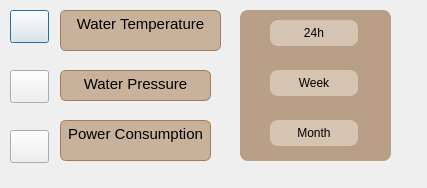
<?xml version="1.0" encoding="UTF-8"?>
<ui version="4.0">
 <class>SensorAnalyticsDialog</class>
 <widget class="QDialog" name="SensorAnalyticsDialog">
  <property name="geometry">
   <rect>
    <x>0</x>
    <y>0</y>
    <width>427</width>
    <height>188</height>
   </rect>
  </property>
  <property name="windowTitle">
   <string>Dialog</string>
  </property>
  <widget class="QPushButton" name="btnWaterTemp">
   <property name="geometry">
    <rect>
     <x>10</x>
     <y>10</y>
     <width>39</width>
     <height>33</height>
    </rect>
   </property>
   <property name="maximumSize">
    <size>
     <width>50</width>
     <height>40</height>
    </size>
   </property>
   <property name="text">
    <string/>
   </property>
   <property name="icon">
    <iconset>
     <normaloff>:/icons/Downloads/thermometer.svg</normaloff>:/icons/Downloads/thermometer.svg</iconset>
   </property>
   <property name="iconSize">
    <size>
     <width>27</width>
     <height>27</height>
    </size>
   </property>
  </widget>
  <widget class="QPushButton" name="btnWaterPressure">
   <property name="geometry">
    <rect>
     <x>10</x>
     <y>70</y>
     <width>39</width>
     <height>33</height>
    </rect>
   </property>
   <property name="maximumSize">
    <size>
     <width>50</width>
     <height>40</height>
    </size>
   </property>
   <property name="text">
    <string/>
   </property>
   <property name="icon">
    <iconset>
     <normaloff>:/icons/Downloads/droplet.svg</normaloff>:/icons/Downloads/droplet.svg</iconset>
   </property>
   <property name="iconSize">
    <size>
     <width>27</width>
     <height>27</height>
    </size>
   </property>
  </widget>
  <widget class="QPushButton" name="btnPowerConsumption">
   <property name="geometry">
    <rect>
     <x>10</x>
     <y>130</y>
     <width>39</width>
     <height>33</height>
    </rect>
   </property>
   <property name="maximumSize">
    <size>
     <width>50</width>
     <height>40</height>
    </size>
   </property>
   <property name="text">
    <string/>
   </property>
   <property name="icon">
    <iconset>
     <normaloff>:/icons/Downloads/battery-charging(1).svg</normaloff>:/icons/Downloads/battery-charging(1).svg</iconset>
   </property>
   <property name="iconSize">
    <size>
     <width>27</width>
     <height>27</height>
    </size>
   </property>
  </widget>
  <widget class="QTextEdit" name="textEdit">
   <property name="geometry">
    <rect>
     <x>60</x>
     <y>10</y>
     <width>161</width>
     <height>41</height>
    </rect>
   </property>
   <property name="styleSheet">
    <string notr="true">background-color: #C8B29C;
color: #000000;
border: 1px solid #A67B5B;
border-radius: 6px;
</string>
   </property>
   <property name="html">
    <string>&lt;!DOCTYPE HTML PUBLIC &quot;-//W3C//DTD HTML 4.0//EN&quot; &quot;http://www.w3.org/TR/REC-html40/strict.dtd&quot;&gt;
&lt;html&gt;&lt;head&gt;&lt;meta name=&quot;qrichtext&quot; content=&quot;1&quot; /&gt;&lt;meta charset=&quot;utf-8&quot; /&gt;&lt;style type=&quot;text/css&quot;&gt;
p, li { white-space: pre-wrap; }
hr { height: 1px; border-width: 0; }
li.unchecked::marker { content: &quot;\2610&quot;; }
li.checked::marker { content: &quot;\2612&quot;; }
&lt;/style&gt;&lt;/head&gt;&lt;body style=&quot; font-family:'Sans'; font-size:10pt; font-weight:400; font-style:normal;&quot;&gt;
&lt;p align=&quot;center&quot; style=&quot; margin-top:0px; margin-bottom:0px; margin-left:0px; margin-right:0px; -qt-block-indent:0; text-indent:0px;&quot;&gt;&lt;span style=&quot; font-family:'Ubuntu Sans'; font-size:11pt;&quot;&gt;Water Temperature&lt;/span&gt;&lt;/p&gt;&lt;/body&gt;&lt;/html&gt;</string>
   </property>
  </widget>
  <widget class="QTextEdit" name="textEdit_2">
   <property name="geometry">
    <rect>
     <x>60</x>
     <y>70</y>
     <width>151</width>
     <height>31</height>
    </rect>
   </property>
   <property name="styleSheet">
    <string notr="true">background-color: #C8B29C;
color: #000000;
border: 1px solid #A67B5B;
border-radius: 6px;
</string>
   </property>
   <property name="html">
    <string>&lt;!DOCTYPE HTML PUBLIC &quot;-//W3C//DTD HTML 4.0//EN&quot; &quot;http://www.w3.org/TR/REC-html40/strict.dtd&quot;&gt;
&lt;html&gt;&lt;head&gt;&lt;meta name=&quot;qrichtext&quot; content=&quot;1&quot; /&gt;&lt;meta charset=&quot;utf-8&quot; /&gt;&lt;style type=&quot;text/css&quot;&gt;
p, li { white-space: pre-wrap; }
hr { height: 1px; border-width: 0; }
li.unchecked::marker { content: &quot;\2610&quot;; }
li.checked::marker { content: &quot;\2612&quot;; }
&lt;/style&gt;&lt;/head&gt;&lt;body style=&quot; font-family:'Sans'; font-size:10pt; font-weight:400; font-style:normal;&quot;&gt;
&lt;p align=&quot;center&quot; style=&quot; margin-top:0px; margin-bottom:0px; margin-left:0px; margin-right:0px; -qt-block-indent:0; text-indent:0px;&quot;&gt;&lt;span style=&quot; font-family:'Ubuntu Sans'; font-size:11pt;&quot;&gt;Water Pressure&lt;/span&gt;&lt;/p&gt;&lt;/body&gt;&lt;/html&gt;</string>
   </property>
  </widget>
  <widget class="QTextEdit" name="textEdit_3">
   <property name="geometry">
    <rect>
     <x>60</x>
     <y>120</y>
     <width>151</width>
     <height>41</height>
    </rect>
   </property>
   <property name="styleSheet">
    <string notr="true">background-color: #C8B29C;
color: #000000;
border: 1px solid #A67B5B;
border-radius: 6px;
</string>
   </property>
   <property name="html">
    <string>&lt;!DOCTYPE HTML PUBLIC &quot;-//W3C//DTD HTML 4.0//EN&quot; &quot;http://www.w3.org/TR/REC-html40/strict.dtd&quot;&gt;
&lt;html&gt;&lt;head&gt;&lt;meta name=&quot;qrichtext&quot; content=&quot;1&quot; /&gt;&lt;meta charset=&quot;utf-8&quot; /&gt;&lt;style type=&quot;text/css&quot;&gt;
p, li { white-space: pre-wrap; }
hr { height: 1px; border-width: 0; }
li.unchecked::marker { content: &quot;\2610&quot;; }
li.checked::marker { content: &quot;\2612&quot;; }
&lt;/style&gt;&lt;/head&gt;&lt;body style=&quot; font-family:'Sans'; font-size:10pt; font-weight:400; font-style:normal;&quot;&gt;
&lt;p align=&quot;center&quot; style=&quot; margin-top:0px; margin-bottom:0px; margin-left:0px; margin-right:0px; -qt-block-indent:0; text-indent:0px;&quot;&gt;&lt;span style=&quot; font-family:'Ubuntu Sans'; font-size:11pt;&quot;&gt;Power Consumption&lt;/span&gt;&lt;/p&gt;&lt;/body&gt;&lt;/html&gt;</string>
   </property>
  </widget>
  <widget class="QFrame" name="frameTimescale">
   <property name="geometry">
    <rect>
     <x>240</x>
     <y>10</y>
     <width>151</width>
     <height>151</height>
    </rect>
   </property>
   <property name="styleSheet">
    <string notr="true">background-color: #B99F87;
border-radius: 8px;
color: #000000;
</string>
   </property>
   <property name="frameShape">
    <enum>QFrame::NoFrame</enum>
   </property>
   <widget class="QPushButton" name="pushButton">
    <property name="geometry">
     <rect>
      <x>30</x>
      <y>10</y>
      <width>88</width>
      <height>26</height>
     </rect>
    </property>
    <property name="styleSheet">
     <string notr="true">background-color: #D6C4B2;
border-radius: 8px;
color: #000000;
</string>
    </property>
    <property name="text">
     <string>24h</string>
    </property>
   </widget>
   <widget class="QPushButton" name="pushButton_2">
    <property name="geometry">
     <rect>
      <x>30</x>
      <y>60</y>
      <width>88</width>
      <height>26</height>
     </rect>
    </property>
    <property name="styleSheet">
     <string notr="true">background-color: #D6C4B2;
border-radius: 8px;
color: #000000;
</string>
    </property>
    <property name="text">
     <string>Week</string>
    </property>
   </widget>
   <widget class="QPushButton" name="pushButton_3">
    <property name="geometry">
     <rect>
      <x>30</x>
      <y>110</y>
      <width>88</width>
      <height>26</height>
     </rect>
    </property>
    <property name="styleSheet">
     <string notr="true">background-color: #D6C4B2;
border-radius: 8px;
color: #000000;
</string>
    </property>
    <property name="text">
     <string>Month</string>
    </property>
   </widget>
  </widget>
 </widget>
 <resources/>
 <connections/>
</ui>
